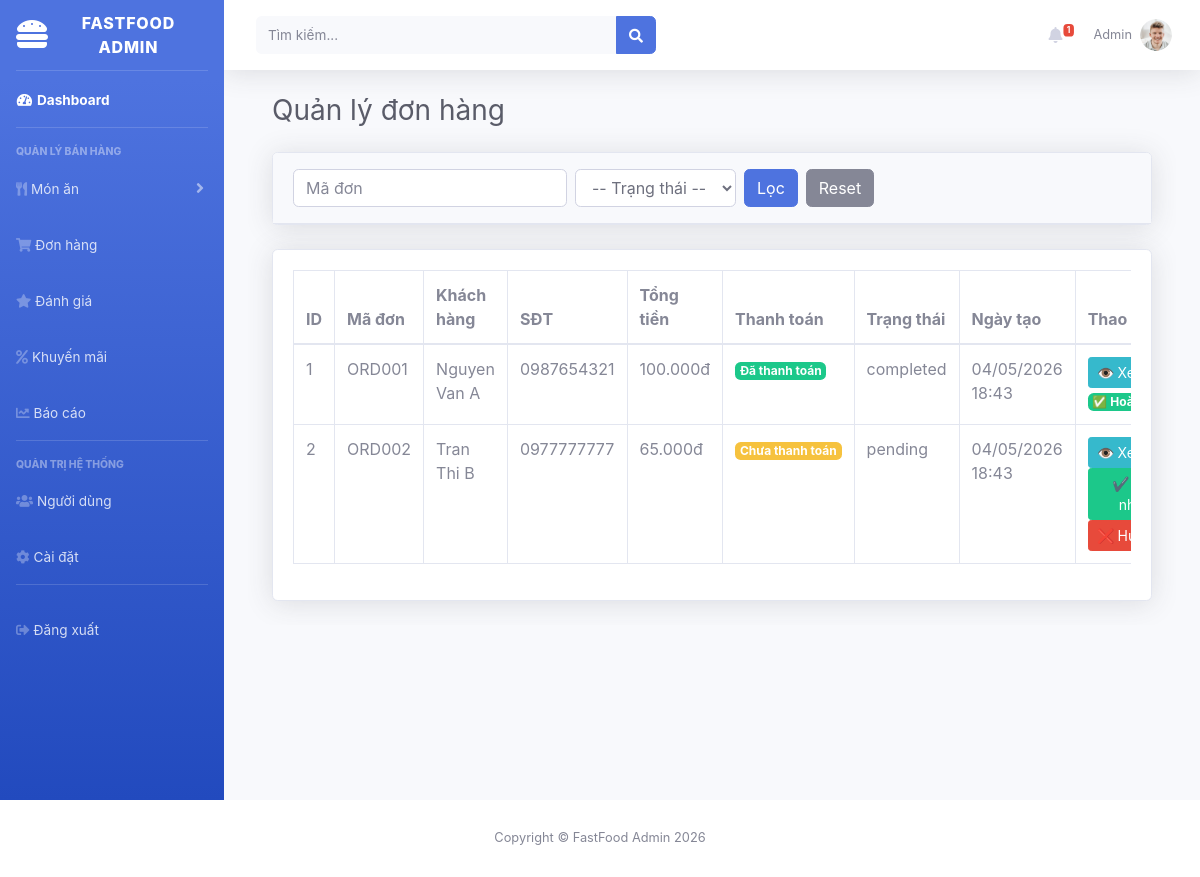
The app's page /admin.php?url=orders (signed in) with its own data.
### tables this page shows
CREATE TABLE orders (
    id BIGINT UNSIGNED AUTO_INCREMENT PRIMARY KEY,
    order_code VARCHAR(50) UNIQUE,
    customer_id BIGINT UNSIGNED,
    user_id BIGINT UNSIGNED,
    order_type ENUM('delivery','pickup','dine_in'),
    payment_method ENUM('cash','momo','vnpay','card'),
    total_amount DECIMAL(12,2),
    discount_amount DECIMAL(12,2),
    shipping_fee DECIMAL(12,2),
    final_amount DECIMAL(12,2),
    status ENUM('pending','confirmed','preparing','delivering','completed','cancelled') DEFAULT 'pending',
    delivery_address TEXT,
    note TEXT,
    shipping_address_id INT,
    receiver_name VARCHAR(255),
    receiver_phone VARCHAR(20),
    payment_status ENUM('pending','paid','failed','refunded') DEFAULT 'pending',
    delivery_status ENUM('pending','shipping','delivered','failed') DEFAULT 'pending',
    confirmed_at TIMESTAMP NULL,
    shipped_at TIMESTAMP NULL,
    completed_at TIMESTAMP NULL,
    cancelled_at TIMESTAMP NULL,
    created_at TIMESTAMP NULL,
    updated_at TIMESTAMP NULL,
    FOREIGN KEY (customer_id) REFERENCES customers(id),
    FOREIGN KEY (user_id) REFERENCES users(id),
    FOREIGN KEY (shipping_address_id) REFERENCES shipping_addresses(id)
);

CREATE TABLE customers (
    id BIGINT UNSIGNED AUTO_INCREMENT PRIMARY KEY,
    user_id BIGINT UNSIGNED UNIQUE,
    full_name VARCHAR(100),
    phone VARCHAR(20),
    email VARCHAR(100),
    address TEXT,
    gender ENUM('male','female','other'),
    birthday DATE,
    created_at TIMESTAMP NULL,
    updated_at TIMESTAMP NULL,
    FOREIGN KEY (user_id) REFERENCES users(id)
);

CREATE TABLE payments (
    id BIGINT UNSIGNED AUTO_INCREMENT PRIMARY KEY,
    order_id BIGINT UNSIGNED UNIQUE,
    payment_method ENUM('cash','momo','vnpay','card'),
    amount DECIMAL(12,2),
    payment_status ENUM('pending','paid','failed','refunded'),
    transaction_code VARCHAR(100),
    paid_at TIMESTAMP NULL,
    created_at TIMESTAMP NULL,
    updated_at TIMESTAMP NULL,
    FOREIGN KEY (order_id) REFERENCES orders(id)
);

### public/admin.php (called while the page is built, shortened)
<?php
require_once __DIR__ . '/../app/controllers/Admin/OrderController.php';
$url = $_GET['url'] ?? 'dashboard';
$layout = __DIR__ . '/../resources/views/layouts/admin.php';
switch ($url) {
    case 'orders':
    $page = $_GET['page'] ?? 1;
    $filters = [
        'search' => $_GET['search'] ?? '',
        'status' => $_GET['status'] ?? ''
    ];
    $result = getOrders($page, 10, $filters);
    $orders = $result['data'];
    $search = $filters['search'];
    break;
}
include $layout;

### app/controllers/Admin/OrderController.php (called while the page is built, shortened)
<?php
function getOrders($page = 1, $limit = 10, $filters = []) {
    $conn = getDB();
    $offset = ($page - 1) * $limit;
    $where = "WHERE 1=1";
    $params = [];
    $stmt = $conn->prepare("SELECT COUNT(*) FROM orders $where");
    $stmt->execute($params);
    $total = $stmt->fetchColumn();
    $sql = "SELECT o.*, c.full_name, c.phone, p.payment_status
            FROM orders o
            LEFT JOIN customers c ON o.customer_id = c.id
            LEFT JOIN payments p ON o.id = p.order_id
            $where
            ORDER BY o.id ASC
            LIMIT $limit OFFSET $offset";
    $stmt = $conn->prepare($sql);
    $stmt->execute($params);
    return [
        'data' => $stmt->fetchAll(),
        'total' => $total,
        'totalPages' => ceil($total / $limit)
    ];
}
    ?>

### resources/views/pages/admin/orders.php (the view, shortened to what this page needs)
<div id="content-wrapper" class="d-flex flex-column">
    <div id="content">
        <div class="container-fluid">
            <h1 class="h3 mb-4 text-gray-800">Quản lý đơn hàng</h1>
            <div class="card shadow mb-4">
                <div class="card-header py-3">
                    <form method="GET" class="form-inline">
                        <input type="text" name="search" class="form-control mr-2" placeholder="Mã đơn" value="<?= htmlspecialchars($search) ?>">
                        <select name="status" class="form-control mr-2">
                            <option value="">-- Trạng thái --</option>
                        </select>
                        <button type="submit" class="btn btn-primary">Lọc</button>
                        <a href="admin.php?url=orders" class="btn btn-secondary ml-2">Reset</a>
                    </form>
                </div>
            </div>
            <div class="card shadow mb-4">
                <div class="card-body">
                    <div class="table-responsive">
                        <table class="table table-bordered">
                            <thead>
                                <tr>
                                    <th>ID</th>
                                    <th>Mã đơn</th>
                                    <th>Khách hàng</th>
                                    <th>SĐT</th>
                                    <th>Tổng tiền</th>
                                    <th>Thanh toán</th>
                                    <th>Trạng thái</th>
                                    <th>Ngày tạo</th>
                                    <th>Thao tác</th>
                                </tr>
                            </thead>
                            <tbody>
                                <?php if (empty($orders)): ?>
                                    <tr><td colspan="9" class="text-center">Không có đơn hàng</td></tr>
                                <?php else: ?>
                                    <?php foreach ($orders as $o): ?>
                                        <tr>
                                            <td><?= $o['id'] ?></td>
                                            <td><?= htmlspecialchars($o['order_code']) ?></td>
                                            <td><?= htmlspecialchars($o['full_name'] ?? 'Khách lẻ') ?></td>
                                            <td><?= htmlspecialchars($o['phone'] ?? '') ?></td>
                                            <td><?= number_format($o['final_amount'] ?? 0, 0, ',', '.') ?>đ</td>
                                            <td>
                                                <?php
                                                $payBadge = match($o['payment_status'] ?? 'pending') {
                                                    'paid' => 'success',
                                                    'pending' => 'warning',
                                                    'failed' => 'danger',
                                                    'refunded' => 'secondary',
                                                    default => 'secondary'
                                                };
                                                $payText = match($o['payment_status'] ?? 'pending') {
                                                    'paid' => 'Đã thanh toán',
                                                    'pending' => 'Chưa thanh toán',
                                                    'failed' => 'Thất bại',
                                                    'refunded' => 'Hoàn tiền',
                                                    default => 'Khác'
                                                };
                                                ?>
                                                <span class="badge badge-<?= $payBadge ?>"><?= $payText ?></span>
                                            </td>
                                            <td>
                                                <?php
                                                $statusLabels = [
                                                    'pending' => '<span class="badge badge-warning">⏳ Chờ xác nhận</span>',
                                                    'confirmed' => '<span class="badge badge-primary">✔️ Đã xác nhận</span>',
                                                    'preparing' => '<span class="badge badge-info">🔪 Đang chuẩn bị</span>',
                                                    'ready_for_delivery' => '<span class="badge badge-primary">📦 Sẵn sàng giao</span>',
                                                    'delivering' => '<span class="badge badge-dark">🚚 Đang giao hàng</span>',
                                                    'completed' => '<span class="badge badge-success">✅ Hoàn thành</span>',
                                                    'cancelled' => '<span class="badge badge-danger">❌ Đã hủy</span>',
                                                ];
                                                echo $statusLabels[$o['status']] ?? $o['status'];
                                                ?>
                                            </td>
                                            <td><?= date('d/m/Y H:i', strtotime($o['created_at'] ?? 'now')) ?></td>
                                            <td>
                                                <button class="btn btn-sm btn-info btn-view-detail"
                                                    data-id="<?= $o['id'] ?>">
                                                    👁 Xem
                                                </button>
                                                <?php if ($o['status'] == 'pending'): ?>
                                                    <button class="btn btn-sm btn-success btn-update-status"
                                                        data-order-id="<?= $o['id'] ?>"
                                                        data-new-status="confirmed">
                                                        ✔️ Xác nhận
                                                    </button>
                                                    <button class="btn btn-sm btn-danger btn-cancel-order"
                                                        data-order-id="<?= $o['id'] ?>">
                                                        ❌ Hủy
                                                    </button>
                                                <?php elseif ($o['status'] == 'ready_for_delivery'): ?>
                                                    <span class="badge badge-primary">
                                                        📦 Chờ shipper nhận đơn
                                                    </span>
                                                <?php elseif ($o['status'] == 'delivering'): ?>
                                                    <span class="badge badge-dark">🚚 Đang giao - Shipper xử lý</span>
                                                <?php elseif ($o['status'] == 'completed'): ?>
                                                    <span class="badge badge-success">✅ Hoàn thành</span>
                                                <?php elseif ($o['status'] == 'cancelled'): ?>
                                                    <span class="badge badge-danger">❌ Đã hủy</span>
                                                <?php endif; ?>
                                            </td>
                                        </tr>
                                    <?php endforeach; ?>
                                <?php endif; ?>
                            </tbody>
                        </table>
                    </div>
                </div>
            </div>
        </div>
    </div>
</div>

### records on screen
orders: id "1", order_code "ORD001", customer.full_name "Nguyen Van A", customer.phone "0987654321", final_amount "100.000", payments.payment_status "Đã thanh toán", status "completed", created_at "04/05/2026 18:43"
orders: id "2", order_code "ORD002", customer.full_name "Tran Thi B", customer.phone "0977777777", final_amount "65.000", payments.payment_status "Chưa thanh toán", status "pending", created_at "04/05/2026 18:43"

### other values on screen
$totalNotifications "1"
$currentUser['name'] "Admin"
